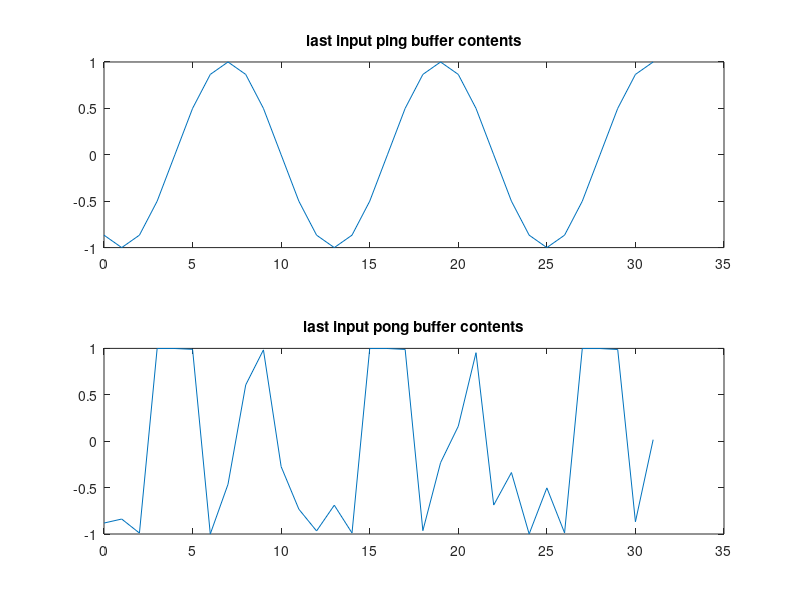

Here is the MATLAB script that generated this plot:
%% constants
pi = 3.1415926;
debug = 0; % debug mode, show several plotted matrices

%% frequencies
fs = 48000; % sampling frequency
fc = 12000; % center frequency

Ts = 1/fs;
f_sig = 4000; % signal frequency in Hz

A = 1; % signal amplitude
signal_time_step = Ts;
t = 4; % signal sample length in sigure;
time_array = (0:signal_time_step:t-signal_time_step);

lut_table_size = 4800; % length for the cosine lookup table
buffer_length = 32; % length of ping and pong buffers

k = 5; % frequency deviation

%% generate signal
signal = A*cos(2*pi*f_sig*time_array-pi/2);

%% generate lut
cos_lut = cos(2*pi*(1:1:lut_table_size)/lut_table_size);

if debug == 1;
figure;
plot(1:1:lut_table_size,cos_lut)
title('Cosine lookup table');
end;

%% samples in one buffer
n_samples = 1/(Ts*f_sig);
signal_periods_in_buffer = buffer_length/n_samples;

if debug == 1;
figure;
plot(time_array, signal);
title('Plotted input signal');
end;

%% read input signal to buffer

inputbuffer = [1:1:buffer_length;1:1:buffer_length];
outputbuffer = [1:1:buffer_length;1:1:buffer_length];

n = 1;
for r = 1:1:20;
    
    for i = 1:1:buffer_length;
        inputbuffer(n,i) = signal(r*32+i);
    end;
    
    n = not(n-1)+1; % change buffer from ping to pong or the other way
    
    for i = 1:1:buffer_length;
        % do sth
        nT = r*32+i % sample time
        outputbuffer(n,i) = cos(2*pi*k*nT*sum(signal(1:1:nT)))
    end;
end;

figure;
subplot(2,1,1)
plot(0:1:31,inputbuffer(1,1:1:32));
title('last input ping buffer contents')
subplot(2,1,2)
plot(0:1:31,outputbuffer(2,1:1:32));
title('last input pong buffer contents')
